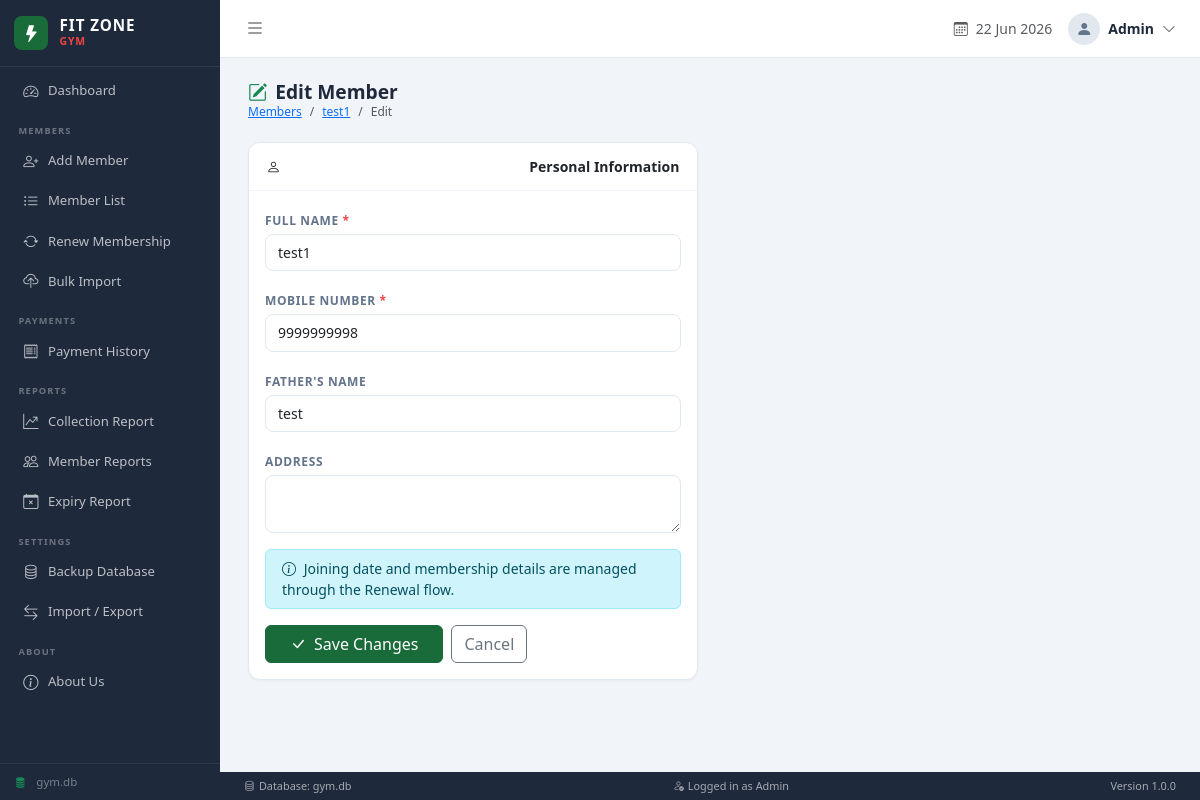
Screenshot of /members/4/edit with the database file from the repository.
### tables this page shows
CREATE TABLE "member_master" (
            member_id   INTEGER PRIMARY KEY AUTOINCREMENT,
            name        TEXT NOT NULL,
            mobile      TEXT NOT NULL,
            father_name TEXT DEFAULT '',
            address     TEXT DEFAULT '',
            join_date   DATE NOT NULL,
            status      TEXT DEFAULT 'Active',
            created_at  TIMESTAMP DEFAULT CURRENT_TIMESTAMP,
            UNIQUE (name, mobile)
        );

### routers/members.py (the view)
@router.get("/{member_id}/edit")
async def edit_member_form(request: Request, member_id: int):
    member = db.get_member(member_id)
    if not member:
        raise HTTPException(status_code=404, detail="Member not found")
    return templates.TemplateResponse("members/edit.html", {"request": request, "member": member})

### templates/members/edit.html (shortened to what this page needs)
{% extends "base.html" %}
{% block content %}
<div class="page-header">
  <div>
    <h4><i class="bi bi-pencil-square me-2 text-success"></i>Edit Member</h4>
    <nav aria-label="breadcrumb">
      <ol class="breadcrumb">
        <li class="breadcrumb-item"><a href="/members">Members</a></li>
        <li class="breadcrumb-item"><a href="/members/{{ member.member_id }}/view">{{ member.name }}</a></li>
        <li class="breadcrumb-item active">Edit</li>
      </ol>
    </nav>
  </div>
</div>
<div class="row">
  <div class="col-lg-6">
    <div class="card">
      <div class="card-header"><i class="bi bi-person me-2"></i>Personal Information</div>
      <div class="card-body">
        <form method="post" action="/members/{{ member.member_id }}/edit">
          <div class="mb-3">
            <label class="form-label">Full Name <span class="required-star">*</span></label>
            <input type="text" name="name" class="form-control" required value="{{ member.name }}">
          </div>
          <div class="mb-3">
            <label class="form-label">Mobile Number <span class="required-star">*</span></label>
            <input type="tel" name="mobile" id="mobileEdit" class="form-control" required
                   value="{{ member.mobile }}" pattern="[6-9][0-9]{9}" maxlength="10" inputmode="numeric">
          </div>
          <div class="mb-3">
            <label class="form-label">Father's Name</label>
            <input type="text" name="father_name" class="form-control" value="{{ member.father_name or '' }}">
          </div>
          <div class="mb-3">
            <label class="form-label">Address</label>
            <textarea name="address" class="form-control" rows="2">{{ member.address or '' }}</textarea>
          </div>
          <div class="alert alert-info small py-2">
            <i class="bi bi-info-circle me-1"></i>
            Joining date and membership details are managed through the Renewal flow.
          </div>
          <div class="d-flex gap-2 mt-3">
            <button type="submit" class="btn btn-primary px-4">
              <i class="bi bi-check-lg me-2"></i>Save Changes
            </button>
            <a href="/members/{{ member.member_id }}/view" class="btn btn-outline-secondary">Cancel</a>
          </div>
        </form>
      </div>
    </div>
  </div>
</div>
{% endblock %}

### static/css/style.css (style rules this page uses)
:root { --sidebar-w: 220px; --primary: #1a6b3a; --primary-dk: #145530; --bg: #f1f5f9; --card-bg: #ffffff; --text: #1e293b; --muted: #64748b; --topbar-h: 58px; --statusbar-h:28px; }
*, *::before, *::after { box-sizing: border-box; margin: 0; padding: 0; }
body { font-family: 'Segoe UI', system-ui, -apple-system, sans-serif; background: var(--bg); color: var(--text); display: flex; min-height: 100vh; }
.card { border: 1px solid #e2e8f0; border-radius: 12px; box-shadow: 0 1px 3px rgba(0,0,0,.04); }
.card-header { background: var(--card-bg); border-bottom: 1px solid #f1f5f9; padding: .8rem 1.1rem; border-radius: 12px 12px 0 0 !important; font-weight: 600; font-size: .875rem; display: flex; align-items: center; justify-content: space-between; }
.page-header { margin-bottom: 1.3rem; display: flex; align-items: center; justify-content: space-between; }
.page-header h4 { font-weight: 700; margin: 0; font-size: 1.2rem; }
.page-header .breadcrumb { margin: 0; font-size: .75rem; }
.btn-primary { background: var(--primary); border-color: var(--primary); }
.form-label { font-size: .75rem; font-weight: 600; color: var(--muted); text-transform: uppercase; letter-spacing: .05em; margin-bottom: .25rem; }
.form-control, .form-select { border-radius: 8px; border: 1.5px solid #e2e8f0; font-size: .875rem; padding: .45rem .75rem; transition: border-color .15s, box-shadow .15s; }
.required-star { color: #ef4444; }

### rows the page displays
member_master: name "test1", mobile "9999999998", father_name "test"
